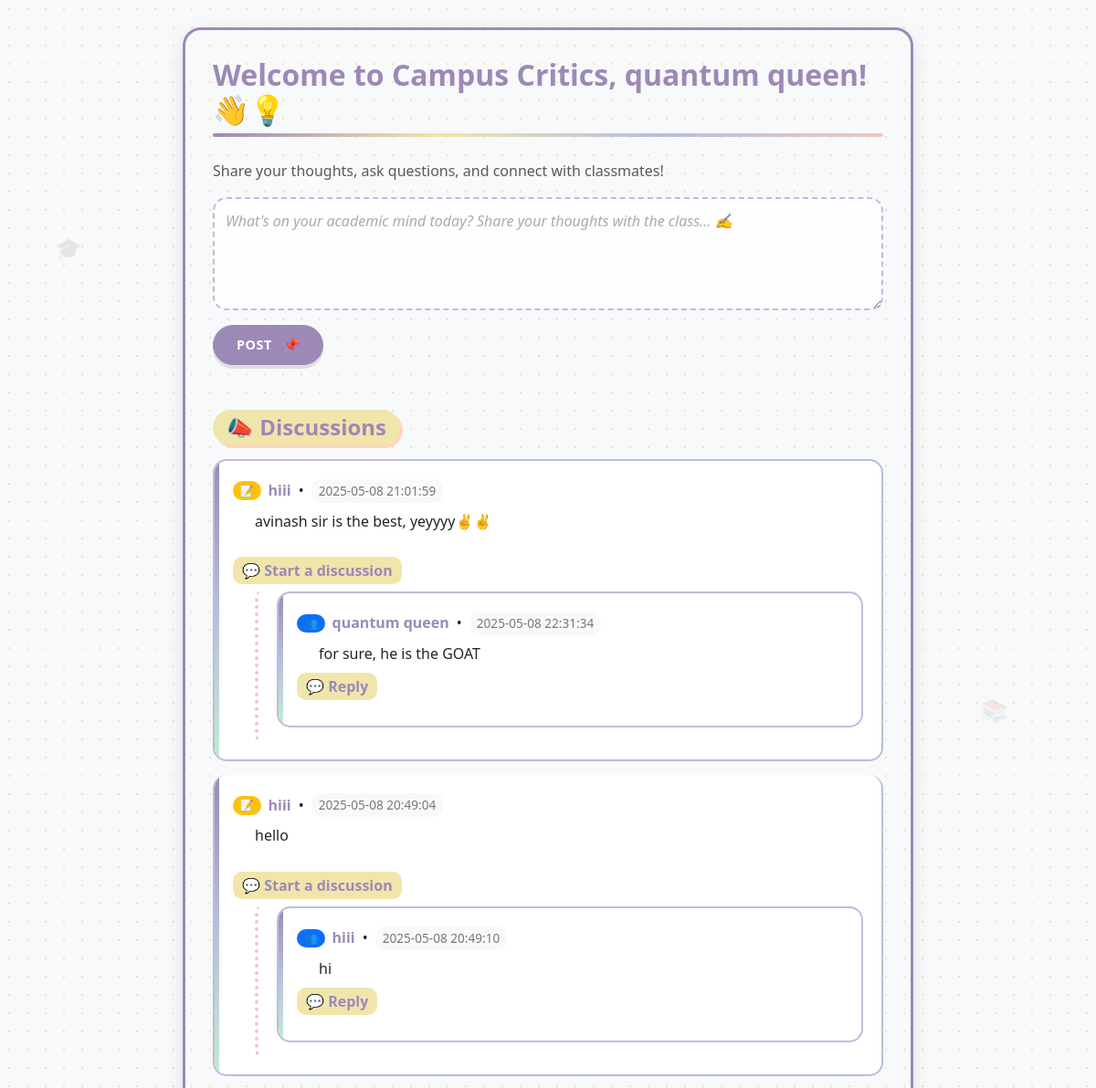
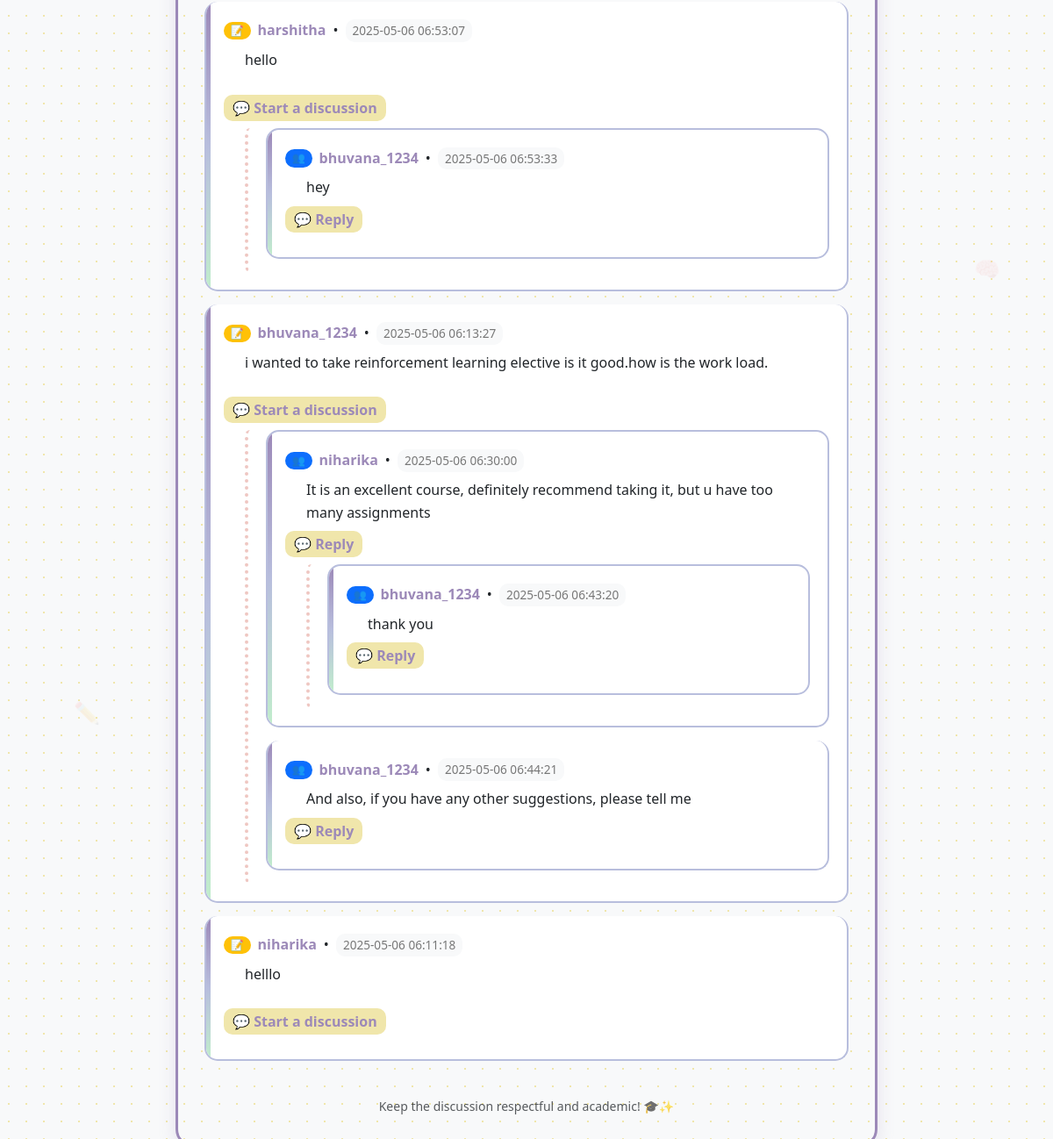
The page /community (signed in) on the database its author committed (2 pictures, top to bottom).
### tables this page shows
CREATE TABLE community_users (
            email TEXT PRIMARY KEY,
            username TEXT UNIQUE NOT NULL,
            FOREIGN KEY (email) REFERENCES users(email) ON DELETE CASCADE
        );

CREATE TABLE community_posts (
            id INTEGER PRIMARY KEY AUTOINCREMENT,
            username TEXT NOT NULL,
            message TEXT NOT NULL,
            timestamp DATETIME DEFAULT CURRENT_TIMESTAMP,
            FOREIGN KEY (username) REFERENCES community_users(username) ON DELETE CASCADE
        );

CREATE TABLE community_replies (
            id INTEGER PRIMARY KEY AUTOINCREMENT,
            post_id INTEGER NOT NULL,
            username TEXT NOT NULL,
            message TEXT NOT NULL,
            timestamp DATETIME DEFAULT CURRENT_TIMESTAMP, parent_reply_id INTEGER,
            FOREIGN KEY (post_id) REFERENCES community_posts(id) ON DELETE CASCADE,
            FOREIGN KEY (username) REFERENCES community_users(username) ON DELETE CASCADE
        );

### main.py (the view, shortened to what this page needs)
@app.route('/community', methods=['GET', 'POST'])
def community():
    if 'email' not in session:
        flash('Please log in first.')
        return redirect('/login')
    email = session['email']
    conn = get_db_connection()
    cursor = conn.cursor()
    user = cursor.execute("SELECT username FROM community_users WHERE email = ?", (email,)).fetchone()
    if not user:
        conn.close()
        flash("You must join the community first.")
        return redirect('/join_community')
    username = user['username']
    posts = cursor.execute('SELECT * FROM community_posts ORDER BY timestamp DESC').fetchall()
    all_replies = cursor.execute('SELECT * FROM community_replies ORDER BY timestamp ASC').fetchall()
    conn.close()
    post_reply_map = {}
    for reply in all_replies:
        post_id = reply['post_id']
        post_reply_map.setdefault(post_id, []).append(reply)
    enriched_posts = []
    for post in posts:
        enriched_posts.append({
            **dict(post),
            'replies': post_reply_map.get(post['id'], [])
        })
    return render_template('community.html', username=username, posts=enriched_posts)

### main.py (called while the page is built)
def get_db_connection():
    conn = sqlite3.connect('database.db')
    conn.row_factory = sqlite3.Row
    return conn

### templates/community.html (shortened to what this page needs)
<!DOCTYPE html>
<html lang="en">
<head>
    <link rel="stylesheet" href="https://cdn.jsdelivr.net/npm/bootstrap@5.3.0/dist/css/bootstrap.min.css">
</head>
<body class="container mt-4">
    <div class="floating-emoji" style="top: 10%; left: 5%;">🎓</div>
    <div class="floating-emoji" style="top: 30%; right: 8%;">📚</div>
    <div class="floating-emoji" style="bottom: 20%; left: 7%;">✏️</div>
    <div class="floating-emoji" style="bottom: 40%; right: 5%;">🧠</div>
    <h2>Welcome to Campus Critics, {{ username }}! 👋💡</h2>
    <p class="text-muted">Share your thoughts, ask questions, and connect with classmates!</p>
    <form method="POST" class="mb-4">
        <div class="mb-3">
            <textarea name="message" class="form-control" rows="4" placeholder="What's on your academic mind today? Share your thoughts with the class... ✍️" required></textarea>
        </div>
        <button type="submit" class="btn btn-primary">
            <span class="me-2">Post</span> 📌
        </button>
    </form>
    <h4>📣 Discussions</h4>
    {% macro render_replies(parent_id, replies, post_id) %}
        <ul class="list-group mt-2 ms-4">
            {% for reply in replies %}
                {% if reply['parent_reply_id'] == parent_id %}
                    <li class="list-group-item">
                        <div class="d-flex align-items-center mb-2">
                            <span class="badge bg-primary rounded-pill me-2">👥</span>
                            <strong>{{ reply['username'] }}</strong>
                            <span class="mx-2">•</span>
                            <em>{{ reply['timestamp'] }}</em>
                        </div>
                        <div class="ps-4">
                            {{ reply['message'] }}
                        </div>
                        <button class="btn btn-link p-0 mt-2" data-bs-toggle="collapse" data-bs-target="#replyForm-{{ reply['id'] }}" aria-expanded="false" aria-controls="replyForm-{{ reply['id'] }}">
                            💬 Reply
                        </button>
                        {{ render_replies(reply['id'], replies, post_id) }}
                    </li>
                {% endif %}
            {% endfor %}
        </ul>
    {% endmacro %}
    <ul class="list-group">
        {% for post in posts %}
            <li class="list-group-item">
                <div class="d-flex align-items-center mb-2">
                    <span class="badge bg-warning text-dark rounded-pill me-2">📝</span>
                    <strong>{{ post['username'] }}</strong>
                    <span class="mx-2">•</span>
                    <em>{{ post['timestamp'] }}</em>
                </div>
                <div class="ps-4 mb-3">
                    {{ post['message'] }}
                </div>
                <button class="btn btn-link p-0" data-bs-toggle="collapse" data-bs-target="#replyForm-post-{{ post['id'] }}" aria-expanded="false" aria-controls="replyForm-post-{{ post['id'] }}">
                    💬 Start a discussion
                </button>
                {{ render_replies(None, post.replies, post.id) }}
            </li>
        {% endfor %}
    </ul>
    <div class="mt-4 text-center text-muted">
        <small>Keep the discussion respectful and academic! 🎓✨</small>
    </div>
</body>
</html>

### templates/community.html (style rules this page uses)
:root { --professor-purple: #9c89b8; --happy-yellow: #f0e6ab; --brainy-blue: #b8bedd; --creative-coral: #efc7c2; --growth-green: #c1edcc; --energetic-orange: #ffd5c2; --chalkboard: #3a3a3a; --whiteboard: #f8f9fa; }
body { background-color: #faf3f0; background-image: radial-gradient(var(--happy-yellow) 1px, transparent 1px); background-size: 20px 20px; color: var(--chalkboard); font-family: 'Comic Neue', 'Segoe UI', cursive, sans-serif; line-height: 1.6; }
.container { max-width: 800px; background-color: var(--whiteboard); border-radius: 20px; box-shadow: 0 6px 20px rgba(156, 137, 184, 0.2); padding: 30px; margin-top: 30px !important; margin-bottom: 30px; border: 3px solid var(--professor-purple); }
h2 { color: var(--professor-purple); font-weight: 700; margin-bottom: 25px; padding-bottom: 10px; position: relative; }
h2:after { content: ""; position: absolute; bottom: 0; left: 0; width: 100%; height: 4px; background: linear-gradient(90deg, var(--professor-purple), var(--happy-yellow), var(--brainy-blue), var(--creative-coral)); border-radius: 2px; }
h4 { color: var(--professor-purple); margin: 25px 0 15px; font-weight: 600; background-color: var(--happy-yellow); display: inline-block; padding: 5px 15px; border-radius: 30px; box-shadow: 3px 3px 0 var(--energetic-orange); }
.form-control { border-radius: 15px; border: 2px dashed var(--brainy-blue); padding: 12px; transition: all 0.3s; font-size: 1rem; background-color: rgba(255, 255, 255, 0.8); }
.form-control::placeholder { color: #aaa; font-style: italic; }
.btn-primary { background-color: var(--professor-purple); border-color: var(--professor-purple); color: white; font-weight: 600; padding: 10px 25px; border-radius: 50px; transition: all 0.3s; letter-spacing: 0.5px; text-transform: uppercase; font-size: 0.9rem; box-shadow: 0 4px 0 rgba(0, 0, 0, 0.1); }
.list-group-item { border-radius: 15px !important; margin-bottom: 15px; border: 2px solid var(--brainy-blue); transition: all 0.3s; padding: 20px; background-color: white; position: relative; overflow: hidden; }
.list-group-item:before { content: ""; position: absolute; top: 0; left: 0; width: 5px; height: 100%; background: linear-gradient(to bottom, var(--professor-purple), var(--brainy-blue), var(--growth-green)); }
strong { color: var(--professor-purple); font-weight: 700; }
em { color: #777; font-size: 0.85rem; font-style: normal; background-color: var(--whiteboard); padding: 2px 8px; border-radius: 10px; display: inline-block; }
.btn-link { color: var(--professor-purple); text-decoration: none; font-weight: 600; background-color: var(--happy-yellow); padding: 3px 10px !important; border-radius: 10px; display: inline-block; margin-top: 10px; transition: all 0.3s; border: none; }
.list-group .list-group { border-left: 4px dotted var(--creative-coral); padding-left: 20px; margin-top: 15px; }
.list-group-item { animation: slideIn 0.4s cubic-bezier(0.175, 0.885, 0.32, 1.275); }
.floating-emoji { position: absolute; font-size: 1.5rem; opacity: 0.1; z-index: -1; animation: float 6s ease-in-out infinite; }

### rows shown on the page
community_users: username "quantum queen"
community_posts: username "hiii", timestamp "2025-05-08 21:01:59", message "avinash sir is the best, yeyyyy✌️✌️"
community_replies: username "quantum queen", timestamp "2025-05-08 22:31:34", message "for sure, he is the GOAT"
community_posts: username "hiii", timestamp "2025-05-08 20:49:04", message "hello"
community_replies: username "hiii", timestamp "2025-05-08 20:49:10", message "hi"
community_posts: username "harshitha", timestamp "2025-05-06 06:53:07", message "hello"
community_replies: username "bhuvana_1234", timestamp "2025-05-06 06:53:33", message "hey"
community_posts: username "bhuvana_1234", timestamp "2025-05-06 06:13:27", message "i wanted to take reinforcement learning elective is it good.how is the work load."
community_replies: username "niharika", timestamp "2025-05-06 06:30:00", message "It is an excellent course, definitely recommend taking it, but u have too many assignments"
community_replies: username "bhuvana_1234", timestamp "2025-05-06 06:43:20", message "thank you"
community_replies: username "bhuvana_1234", timestamp "2025-05-06 06:44:21", message "And also, if you have any other suggestions, please tell me"
community_posts: username "niharika", timestamp "2025-05-06 06:11:18", message "helllo"
